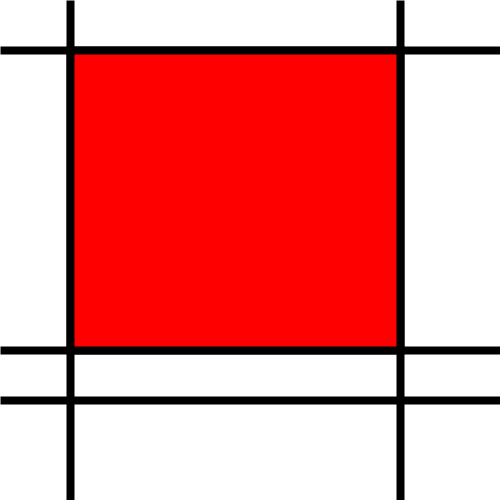
Frame 1 (no input)
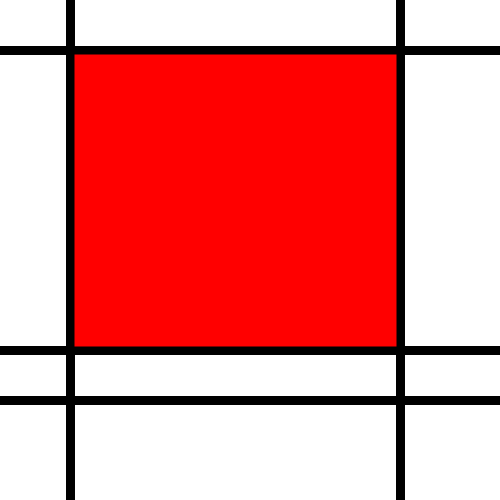
Frame 60 (the mouse pressed at the canvas centre just before this capture)
Frame 120 (the mouse held since frame 60 and released just before this capture): identical to frame 60, image omitted

The Processing sketch that drew these frames (run headless with seeded random() and noise(); from frame 60 on, the mouse is pressed at the canvas centre):

// Processing sketch: processing_66450
// ── processing_66450.pde

void setup()
{
  size(500, 500);
  background(255);
}



void draw()
{
  strokeWeight(8);
  strokeCap(SQUARE);//strokeCap is shape of end of line
  line(0, 50, 500, 50);
  line(0, 350, 500, 350);
  line(0, 400, 500, 400);
  
  line(70, 0, 70, 500);// x1, x2, Y1, Y2
  line(400, 0, 400, 500);
  
  strokeWeight(8);//case sensitive
fill(255, 0, 0);
rect(70, 50, 330, 300);//note
}
